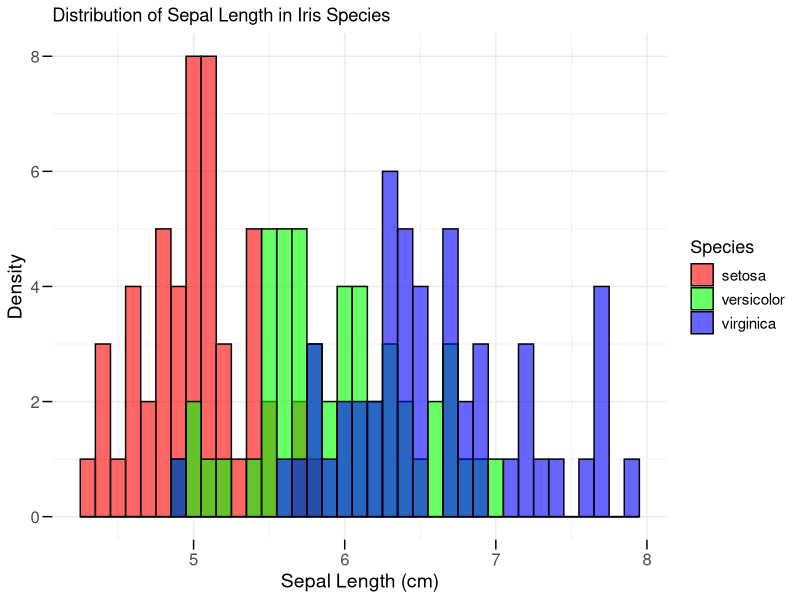

Generate this figure with R:
#Load libraries
library(datasets)
library(tidyverse)
library(dplyr)
library(ggplot2)

#Import data
data("iris")

#Plot data
ggplot(iris, aes(x = Sepal.Length, fill = Species)) +
  geom_histogram(binwidth = 0.1,                #Thickness of bars
                 color = "black",               #Bar border colors
                 alpha = 0.6,                   #Transparency of bars
                 position = "identity") +       #Position of bars to be next together
  #Change colors of the bars manually
  scale_fill_manual(values = c("setosa" = "red", 
                               "versicolor" = "green", 
                               "virginica" = "blue")) +
  #Change axis titles
  labs(
    title = "Distribution of Sepal Length in Iris Species",
    x = "Sepal Length (cm)",
    y = "Density",
    fill = "Species",
    color = "Density by Species"
  ) +
  theme_minimal() +
  #Change text sizes
  theme(
    axis.text.x = element_text(size = 12),      # x-axis tick labels
    axis.text.y = element_text(size = 12),      # y-axis tick labels
    axis.ticks.length = unit(0.25, "cm"),       # length of ticks
    axis.ticks = element_line(size = 0.5),      # thickness of ticks
    axis.title.x = element_text(size = 14),     # x-axis title
    axis.title.y = element_text(size = 14),     # y-axis title
    legend.title = element_text(size = 13),     # legend title
    legend.text = element_text(size = 11)       # legend items
  )
